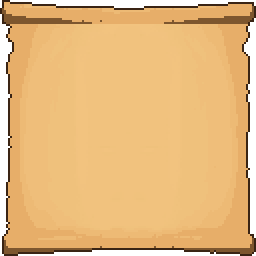
#> input picture src/client/assets/ui/scroll.png, 128 x 128 px (shown 2 times larger)
$ python build_scroll.py ../src/client/assets/ui/scroll.png
#> lines starting #> are read from the running program, lines starting #| are printed output that depends on the picture
"""Pixelate the CC0 "Scroll UI Container" (Chloe Wolfe, opengameart.org/content/scroll-ui-container)
into a small-palette pixel scroll that matches the rest of the game.

Usage: python3 -I tools/build_scroll.py path/to/container.png
Writes src/client/assets/ui/scroll.png (used as a 9-slice: rolls top and bottom).
"""
import os
import sys

from PIL import Image

ROOT = os.path.dirname(os.path.dirname(os.path.abspath(__file__)))
OUT = os.path.join(ROOT, 'src', 'client', 'assets', 'ui', 'scroll.png')
WIDTH = 128
INK = (58, 36, 20, 255)


def main(src: str) -> None:
#> called with src = '../src/client/assets/ui/scroll.png'
    im = Image.open(src).convert('RGBA')
#> im is the input picture: PIL image 128x128 RGBA; mean R, G, B, A 209.9, 165.4, 104.9, 234
    im = im.crop(im.getbbox())
    h = round(im.height * WIDTH / im.width)
#> h = 128
    small = im.resize((WIDTH, h), Image.BOX)
    # hard alpha, like every other sprite
    px = small.load()
    for y in range(h):
        for x in range(WIDTH):
            r, g, b, a = px[x, y]
            px[x, y] = (r, g, b, 255) if a >= 140 else (0, 0, 0, 0)
    # age the paper a touch warmer and darker, then snap to a small palette
    rgb = Image.new('RGB', small.size, (0, 0, 0))
#> rgb: PIL image 128x128 RGB; every value is 0
    rgb.paste(small, mask=small.split()[3])
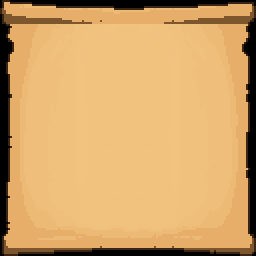
#> rgb: PIL image 128x128 RGB (shown 2 times larger); mean R, G, B 209.9, 165.4, 104.9
    r, g, b = rgb.split()
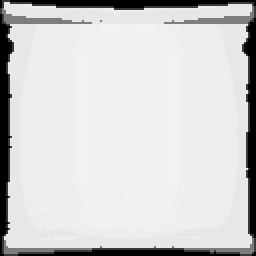
#> r: PIL image 128x128 L (shown 2 times larger); min 0, max 242, mean 209.9
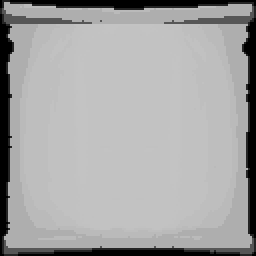
#> g: PIL image 128x128 L (shown 2 times larger); min 0, max 195, mean 165.4
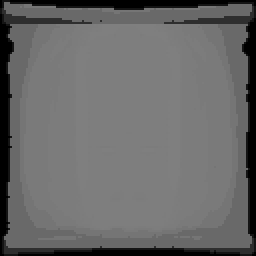
#> b: PIL image 128x128 L (shown 2 times larger); min 0, max 127, mean 104.9
    rgb = Image.merge('RGB', (r.point(lambda v: int(v * 0.97)), g.point(lambda v: int(v * 0.84)), b.point(lambda v: int(v * 0.62))))
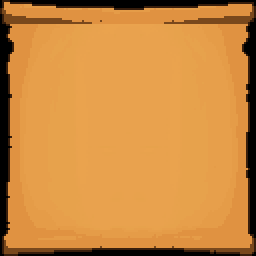
#> rgb: PIL image 128x128 RGB (shown 2 times larger); mean R, G, B 203, 138.5, 64.6
    q = rgb.quantize(colors=11, method=Image.Quantize.MEDIANCUT, dither=Image.Dither.NONE).convert('RGB')
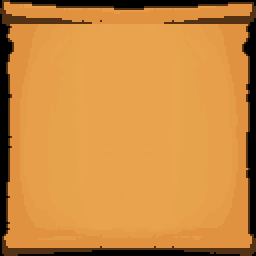
#> q: PIL image 128x128 RGB (shown 2 times larger); mean R, G, B 203, 138.5, 64.6
    out = Image.new('RGBA', small.size, (0, 0, 0, 0))
#> out: PIL image 128x128 RGBA; every value is 0
    out.paste(q, mask=small.split()[3])
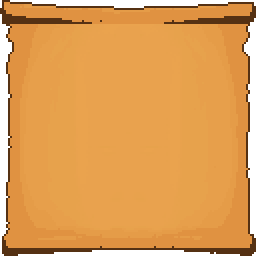
#> out: PIL image 128x128 RGBA (shown 2 times larger); mean R, G, B, A 203, 138.5, 64.6, 234; transparent parts drawn white
    # one-pixel ink outline around the shape
    o = out.load()
    edge = []
    for y in range(h):
        for x in range(WIDTH):
            if o[x, y][3] == 0:
                continue
            for dx, dy in ((1, 0), (-1, 0), (0, 1), (0, -1)):
                nx, ny = x + dx, y + dy
                if not (0 <= nx < WIDTH and 0 <= ny < h) or o[nx, ny][3] == 0:
                    edge.append((x, y))
                    break
    for x, y in edge:
        o[x, y] = INK
    out.save(OUT, optimize=True)
    print('scroll', out.size, '->', OUT)
#| scroll (128, 128) -> src/client/assets/ui/scroll.png


if __name__ == '__main__':
    main(sys.argv[1])
